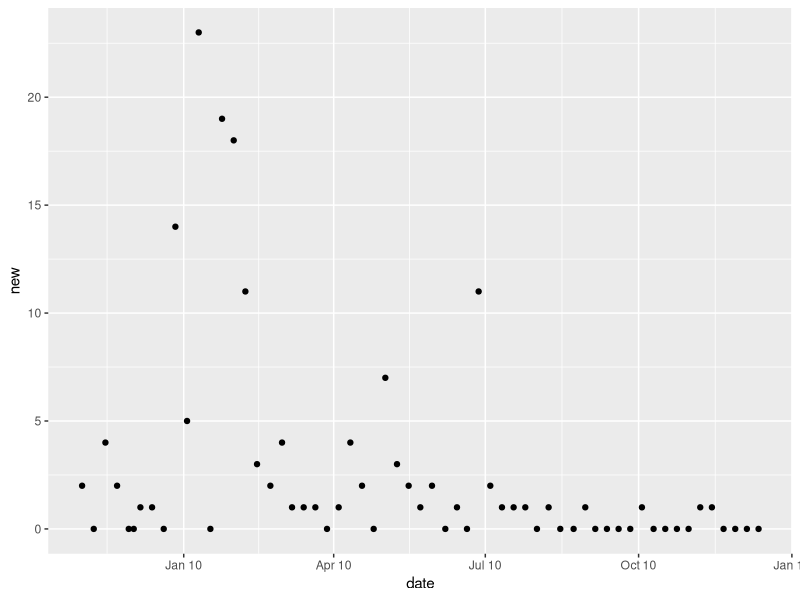
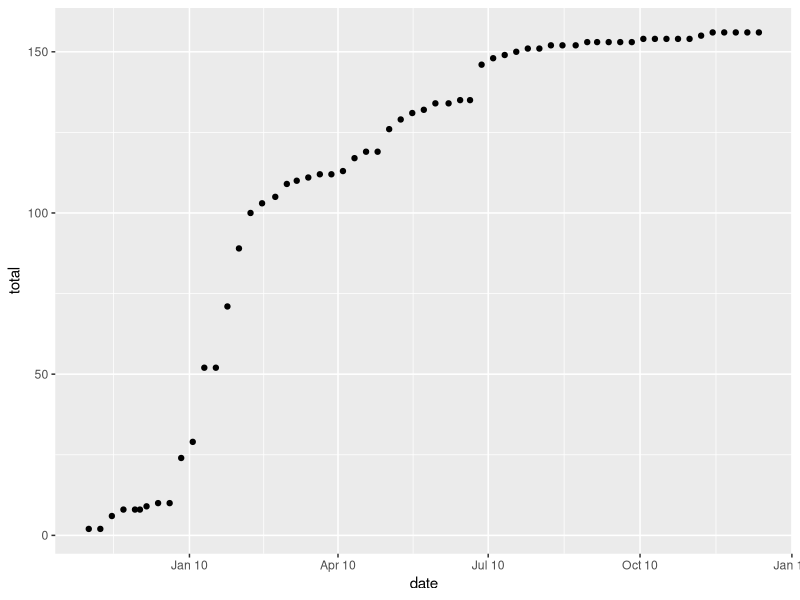
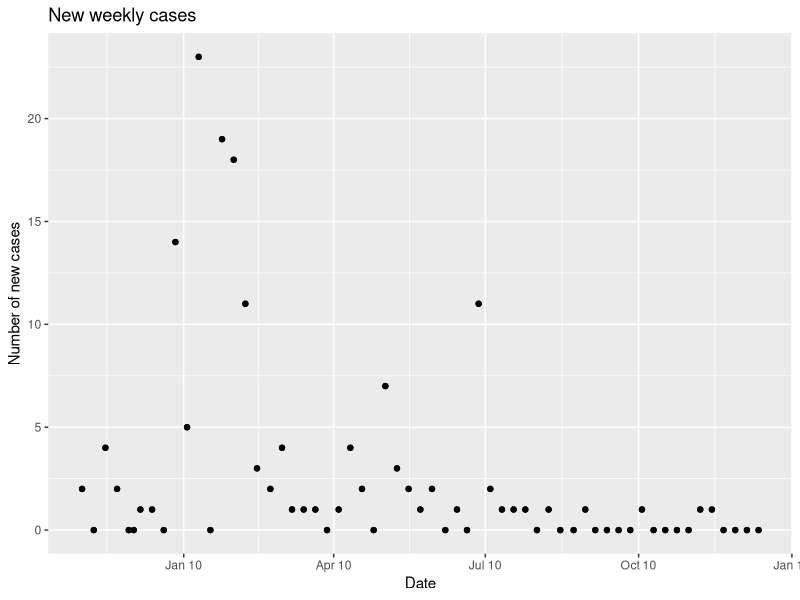
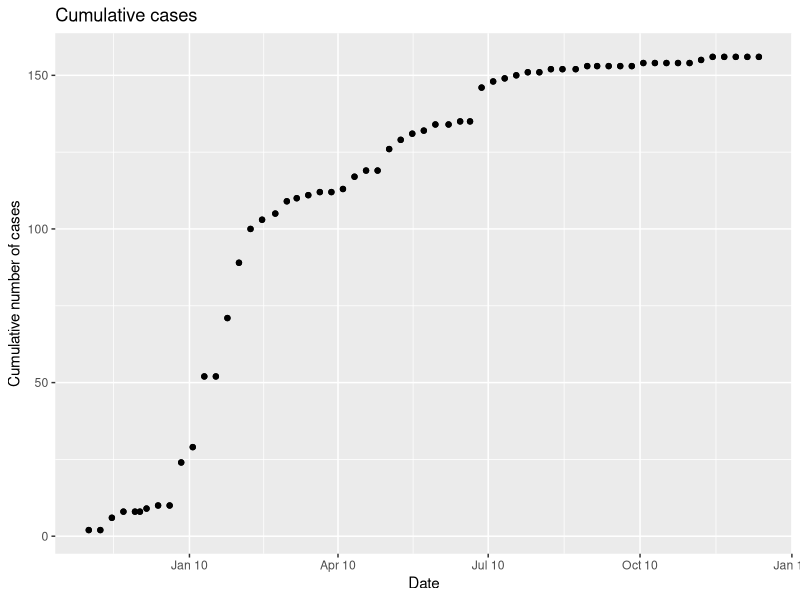

Write R code to recreate these figures, in order.
d = read.csv("harareClean.csv")
d$date = as.Date(d$date,"%m/%d/%Y")
d$new = diff(c(0,d$total))

library(ggplot2)
qplot(date, new, data=d, geom="point")
qplot(date, total, data=d, geom="point")


meeting  = as.Date("01-05-2010","%d-%m-%Y")
campaign = as.Date(c("24-05-2010","02-06-2010"),"%d-%m-%Y")


p = ggplot(d, aes(x = date, y = new))+geom_point()
q = ggplot(d, aes(x = date, y = total)) + geom_point()
meeting.line = geom_vline(xintercept = as.numeric(meeting), col="red")
campaign.rect = geom_rect(xmin=as.numeric(campaign[1]), xmax=as.numeric(campaign[2]), ymin=-100, ymax=1000, fill="green")

pdf("new-cases.pdf")
p+meeting.line+campaign.rect+geom_point()+ labs(title = "New weekly cases", y="Number of new cases", x="Date")
dev.off()

pdf("cumulative-cases.pdf")
q+meeting.line+campaign.rect+geom_point()+ labs(title = "Cumulative cases", y="Cumulative number of cases", x="Date")
dev.off()



